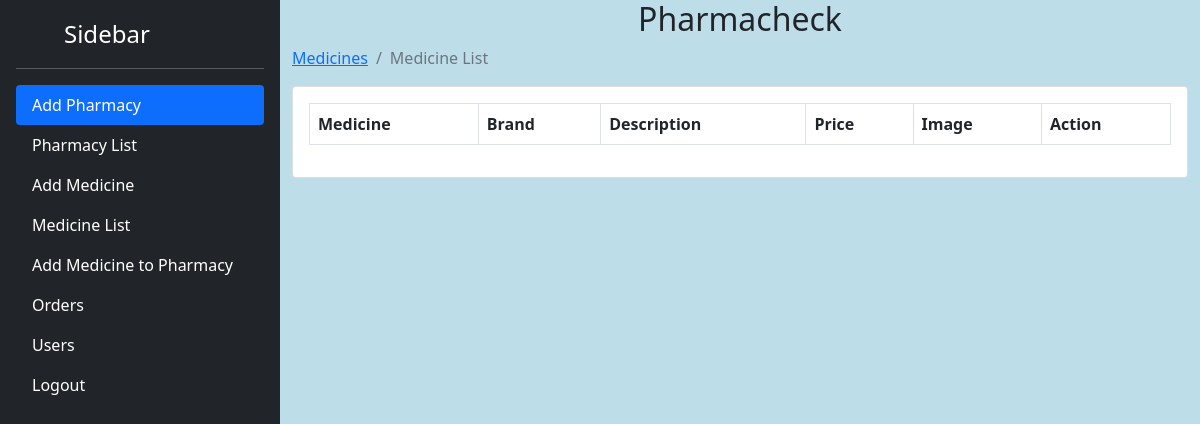
The app's page /admin/medicine_list.php, older data.
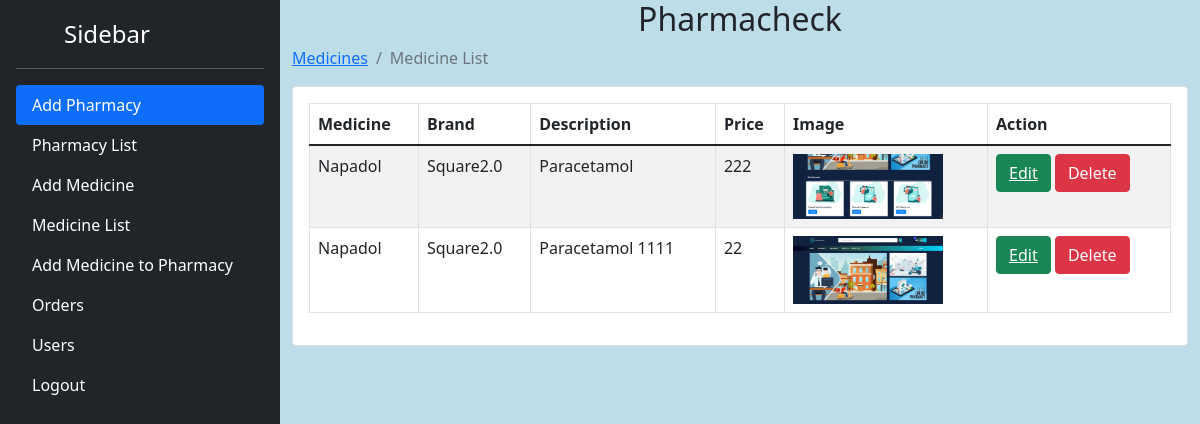
The same page, newer data.
### tables this page shows
CREATE TABLE `medicines` (
  `id` int(11) NOT NULL AUTO_INCREMENT,
  `medicine` varchar(255) DEFAULT NULL,
  `brand` varchar(255) DEFAULT NULL,
  `description` text DEFAULT NULL,
  `price` varchar(22) DEFAULT NULL,
  `image` varchar(255) DEFAULT NULL,
  `new_arrival` int(1) DEFAULT NULL,
  PRIMARY KEY (`id`)
);

### admin/medicine_list.php (the view, shortened to what this page needs)
<!doctype html>
<html lang="en">
<?php
    include('layout/header.php');
?>
<body>
    <main style="background: #bddee9;">
        <?php
            include('layout/sidebar.php');
        ?>
        <div class="container">
            <div class="row text-center"> <h2>Pharmacheck</h2> </div>
            <nav aria-label="breadcrumb">
                <ol class="breadcrumb">
                    <li class="breadcrumb-item"><a href="#">Medicines</a></li>
                    <li class="breadcrumb-item active" aria-current="page">Medicine List</li>
                </ol>
            </nav>
            <div class="card">
                <div class="card-body">
                    <table class="table table-bordered table-striped">
                        <thead>
                            <th>Medicine</th>
                            <th>Brand</th>
                            <th>Description</th>
                            <th>Price</th>
                            <th>Image</th>
                            <th>Action</th>
                        </thead>
                        <tbody>
                            <?php
                                include('process/connection.php');
                                $sql = "SELECT * FROM medicines";
                                $result = $conn->query($sql);
                                if ($result->num_rows > 0) {
                                  while($row = $result->fetch_assoc()) {
                            ?>
                            <tr>
                                <td><?=$row['medicine'];?></td>
                                <td><?=$row['brand'];?></td>
                                <td><?=$row['description'];?></td>
                                <td><?=$row['price'];?></td>
                                <td><img class="img-fluid" src="<?=$row['image'];?>" style="max-width: 150px;"></td>
                                <th>
                                    <button type="button" class="btn btn-success"><a href="edit_medicine.php?id=<?php echo $row['id']; ?>" style="color: white;">Edit</a></button>
                                    <button type="button" class="btn btn-danger" onclick="deleteMed('<?php echo $row['id']; ?>');">Delete</button>
                                </th>
                            </tr>
                            <?php
                                  }
                                } else {
                                }
                            ?>
                        </tbody>
                    </table>
                </div>
            </div>
        </div>
    </main>
</body>
</html>

Row changes from the older to the newer data that the page shows:
added medicines: medicine "Napadol", brand "Square2.0", description "Paracetamol", price "222", image (picture)
added medicines: medicine "Napadol", brand "Square2.0", description "Paracetamol 1111", price "22", image (picture)
